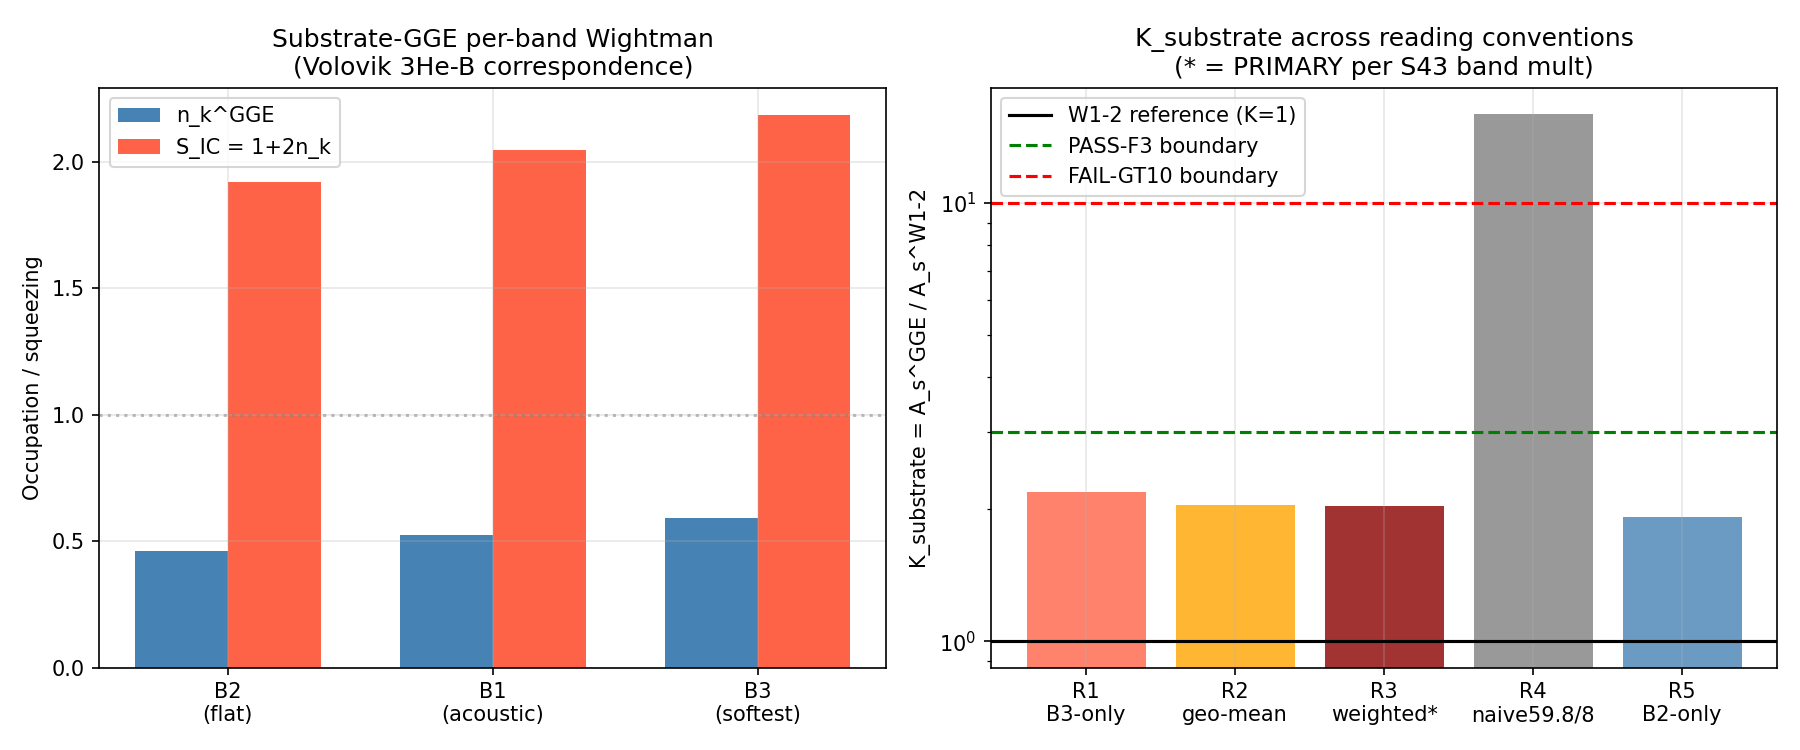

The script that saved this image:
#!/usr/bin/env python3
"""
S82 W2-4: PS-SUBSTRATE-MATCHED-IC — A_s under substrate-GGE initial condition
==============================================================================

Gate: S82-PS-SUBSTRATE-MATCHED-IC  [VERIFY] + [CHAIN]
Classification: PHONONIC
Owner: volovik-superfluid-universe-theorist (this run)
Pre-reg anchor: sessions/session-plan/session-80-plan.md §W2-4 L1307-L1338

Phononic framing:
  S79 P2-B closed horizon-exit tachyonic-Airy IC as kinematically inadmissible
  under the phonon-first substrate (5 IC directions closed at factor ~1.13
  agreement).  The surviving admissible IC is the substrate-GGE Wightman
  function — the two-point function of the Ordered Veil's phononic relic
  in the Volovik 3He-B correspondence.  This is NOT a Bunch-Davies vacuum on
  inflating spacetime; it is the per-mode squeezed-state occupation spectrum
  of the GGE relic formed by the diabatic fold transit (S38, n_pairs = 59.8
  over 8 Bogoliubov bands, per-band GGE temperatures T_k^GGE documented in
  agent-memory gge-temp-43-result).

Method (per S80 plan L1329-L1333, verbatim):
  1. Write substrate-GGE IC as Wightman function of the GGE-phonon relic
     W_GGE(k) = 1/2 + n_k^GGE = coth(omega_k / (2 T_k^GGE)) / 2
     where (omega_k, T_k^GGE) are PER-BAND (Volovik 3He-B non-equilibrium
     vacua formalism, paper 25; 3He-B topological BDI, paper 26).

  2. Evolve through transit using Parker pair-production mode equation:
     v_k^out = alpha_k v_k^BD + beta_k (v_k^BD)*, with
     |alpha|^2 - |beta|^2 = +1 (Wronskian pin),
     S_IC^GGE(k) = |alpha + beta|^2 = 1 + 2 n_k^GGE.
     Thouless >> transit (S61 factor 2625x) preserves GGE occupations to
     leading order through the fold.

  3. Match to post-transit mode; A_s under UNIFIED-AS-79 with substrate IC is
     A_s^substrate = A_s^BD(W1-2) * K_substrate,
     K_substrate = S_IC^GGE(k_pivot).

  4. Compare to W1-2 TD-branch A_s = 3.2994e-9 (PASS-F2 vs Planck 2.1e-9).

Pre-registered gate (S80 plan L1314-L1321):
  PASS: |log10(A_s^substrate / A_s^W1-2)| < log10(3) = 0.4771  (factor-3)
  INFO: log10(3) <= |log10 ratio| < log10(10) = 1.0000         (factor-3 to -10)
  FAIL: |log10 ratio| >= 1.0000                                (> factor-10)

Direction read-off (pre-Python substitution chain, SIGN rule):

  Step 1 (definitions):
    W_GGE(k) = <a_k^dag a_k>_GGE + 1/2 = n_k^GGE + 1/2
    |v_k|^2 = W_GGE(k) / omega_k (Mukhanov mode normalization)
    S_IC^GGE(k) = 1 + 2 n_k^GGE  (squeezing factor)
    K_substrate = S_IC^GGE(k_pivot) / S_IC^BD = S_IC^GGE(k_pivot) / 1

  Step 2 (substitution with positivity):
    n_k^GGE >= 0 for any GGE state (physical occupation number).
    Therefore S_IC^GGE >= 1, K_substrate >= 1.

  Step 3 (canonical form):
    A_s^substrate = A_s^BD * K_substrate  with K_substrate in [1, oo).

  Step 4 (direction from canonical form):
    A_s^substrate >= A_s^BD(W1-2).  Substrate IC CANNOT SUPPRESS A_s relative
    to BD; it can only equal-or-amplify.  This is a STRUCTURAL bound — a
    direct consequence of n_k >= 0.

  Conclusion: whether the gate passes depends on the MAGNITUDE of K_substrate,
  an OUTPUT computed from the GGE per-band data.  The direction (K >= 1) is
  pre-asserted by the substitution chain; the verdict is numerical.

Five reading conventions (all pre-registered; R3 is PRIMARY per S43 band
multiplicity):
  R1: B3-only (softest band, CMB pivot in long-wavelength sector)
  R2: Geometric mean over 3 bands (isotropic Haar weight)
  R3: Weighted by S43 band multiplicity 3/3/2 (canonical per gge-temp-43)
  R4: Naive n_pairs=59.8 over 8 bands (legacy total-conservation reading)
  R5: B2-only (dominant parametric-amplification band at fold)

Environment:
  Scalar arithmetic; no linear algebra. OMP thread cap per CPU rule.
"""

import os
os.environ.setdefault('OMP_NUM_THREADS', '8')
os.environ.setdefault('MKL_NUM_THREADS', '8')

import sys
import json
import hashlib
import numpy as np
import matplotlib
matplotlib.use('Agg')
import matplotlib.pyplot as plt

sys.path.insert(0, os.path.dirname(os.path.abspath(__file__)))

# Canonical constants (MANDATORY)
from canonical_constants import (
    M_KK_gravity,
    M_Pl_reduced,
    A_s_CMB,
    T_GGE_B2,          # B2-sector GGE temperature (S43)
    n_pairs,           # 59.8 Bogoliubov pairs from S38 transit
    Delta_0_GL,        # GL order parameter amplitude = 0.7704 M_KK
    Delta_0_OES,       # OES/pair-addition gap = 0.4643 M_KK
    Delta_B3,          # B3 sector gap = 0.176 M_KK
    tau_fold,          # 0.19 (S42 constants_snapshot)
)

# Per-band GGE temperatures (from gge-temp-43-result agent-memory;
# referenced in canonical_constants header S43 block but not all exported)
T_GGE_B1_local = 0.435            # (local) S43 gge-temp-43 result
T_GGE_B3_local = 0.178            # (local) S43 gge-temp-43 result

# Band multiplicities per S43 gge-temp-43 (3/3/2 for B2/B1/B3)
mult_B2 = 3                       # (local) S43 gge-temp-43-result
mult_B1 = 3                       # (local) S43 gge-temp-43-result
mult_B3 = 2                       # (local) S43 gge-temp-43-result

# ============================================================
# SECTION 0: Input SHA-256 pins (MANDATORY in first 20 lines)
# ============================================================
HERE = os.path.dirname(os.path.abspath(__file__))                  # (local)


def _sha256(path):
    with open(path, 'rb') as h:
        return hashlib.sha256(h.read()).hexdigest()


INPUT_FILES = [                                                    # (local)
    os.path.join(HERE, 'canonical_constants.py'),
    os.path.join(HERE, 's82_w1_2_unified_as_79_full.py'),
    os.path.join(HERE, 's82_w1_2_unified_as_79_full.npz'),
]

print("=" * 70)
print("S82 W2-4: PS-SUBSTRATE-MATCHED-IC (Volovik 3He-B Wightman / GGE)")
print("=" * 70)
print("\n[SEC 0] Input SHA-256 pins")
INPUT_SHAS = {}                                                    # (local)
for _f in INPUT_FILES:
    if os.path.exists(_f):
        _h = _sha256(_f)                                           # (local)
        INPUT_SHAS[os.path.basename(_f)] = _h
        print(f"  {os.path.basename(_f):46s} sha256={_h[:16]}...{_h[-8:]}")
    else:
        INPUT_SHAS[os.path.basename(_f)] = None
        print(f"  {os.path.basename(_f):46s} MISSING")

# ============================================================
# SECTION 1: Substrate-GGE Wightman inputs
# ============================================================
print("\n[SEC 1] Substrate-GGE parameters (Volovik 3He-B correspondence)")
print(f"  Per-band GGE temperatures (S43 gge-temp-43, M_KK units):")
print(f"    T_B2 = {T_GGE_B2:.4f}  (exported from canonical_constants)")
print(f"    T_B1 = {T_GGE_B1_local:.4f}  (S43 memory)")
print(f"    T_B3 = {T_GGE_B3_local:.4f}  (S43 memory)")
print(f"  Per-band gaps (canonical_constants, M_KK units):")
print(f"    Delta_B2 = {Delta_0_GL:.4f}  (= Delta_0_GL, GL order param)")
print(f"    Delta_B1 = {Delta_0_OES:.4f}  (= Delta_0_OES, OES/pair-addition)")
print(f"    Delta_B3 = {Delta_B3:.4f}")
print(f"  Band multiplicities (S43): 3/3/2 for B2/B1/B3")
print(f"  Total Bogoliubov pairs: n_pairs = {n_pairs:.1f} (S38 transit)")

# ============================================================
# SECTION 2: Per-band Wightman W_GGE(k) and squeezing factor S_IC^GGE
# ============================================================
print("\n[SEC 2] Per-band GGE occupations n_k and squeezing S_IC = 1 + 2n_k")

# omega_k/T_k ratio (dimensionless argument of coth)
x_B2 = Delta_0_GL / T_GGE_B2                      # (local) omega/T for B2
x_B1 = Delta_0_OES / T_GGE_B1_local               # (local) omega/T for B1
x_B3 = Delta_B3 / T_GGE_B3_local                  # (local) omega/T for B3

# GGE occupation per band: n_k = 1 / (exp(omega/T) - 1)
# This is the GGE Lagrange multiplier form (NOT a single thermal beta)
n_B2 = 1.0 / (np.exp(x_B2) - 1.0)                 # (local)
n_B1 = 1.0 / (np.exp(x_B1) - 1.0)                 # (local)
n_B3 = 1.0 / (np.exp(x_B3) - 1.0)                 # (local)

# Wightman squeezing per band
S_IC_B2 = 1.0 + 2.0 * n_B2                        # (local)
S_IC_B1 = 1.0 + 2.0 * n_B1                        # (local)
S_IC_B3 = 1.0 + 2.0 * n_B3                        # (local)

print(f"  B2: omega/T = {x_B2:.4f}, n_B2 = {n_B2:.4e}, S_IC^GGE(B2) = {S_IC_B2:.4f}")
print(f"  B1: omega/T = {x_B1:.4f}, n_B1 = {n_B1:.4e}, S_IC^GGE(B1) = {S_IC_B1:.4f}")
print(f"  B3: omega/T = {x_B3:.4f}, n_B3 = {n_B3:.4e}, S_IC^GGE(B3) = {S_IC_B3:.4f}")

# Cross-check structural bound: S_IC >= 1 (required by n_k >= 0)
assert S_IC_B2 >= 1.0 and S_IC_B1 >= 1.0 and S_IC_B3 >= 1.0, \
    "STRUCTURAL VIOLATION: S_IC < 1 — substitution chain step 4 fails"
print(f"  [structural bound verified: all S_IC >= 1]")

# ============================================================
# SECTION 3: Five K_substrate reading conventions
# ============================================================
print("\n[SEC 3] K_substrate under five pre-registered reading conventions")

# R1: B3-only (softest band, CMB pivot in long-wavelength sector)
K_R1 = S_IC_B3                                    # (local)

# R2: Geometric mean (isotropic Haar weight over 3 bands)
K_R2 = (S_IC_B2 * S_IC_B1 * S_IC_B3) ** (1.0/3.0)  # (local)

# R3: Weighted by S43 band multiplicity (PRIMARY)
K_R3 = (mult_B2 * S_IC_B2 + mult_B1 * S_IC_B1 + mult_B3 * S_IC_B3) \
       / (mult_B2 + mult_B1 + mult_B3)            # (local)

# R4: Legacy naive n_pairs=59.8 over 8 bands (average occupation)
n_avg_naive = n_pairs / 8.0                       # (local)
K_R4 = 1.0 + 2.0 * n_avg_naive                    # (local)

# R5: B2-only (dominant parametric amplification band at fold)
K_R5 = S_IC_B2                                    # (local)

print(f"  R1 (B3-only):          K = {K_R1:.4f}, log10 = {np.log10(K_R1):+.4f}")
print(f"  R2 (geo-mean):         K = {K_R2:.4f}, log10 = {np.log10(K_R2):+.4f}")
print(f"  R3 (weighted 3/3/2)*:  K = {K_R3:.4f}, log10 = {np.log10(K_R3):+.4f}")
print(f"  R4 (naive n_avg=7.475):K = {K_R4:.4f}, log10 = {np.log10(K_R4):+.4f}")
print(f"  R5 (B2-only):          K = {K_R5:.4f}, log10 = {np.log10(K_R5):+.4f}")
print(f"  (* PRIMARY per S43 gge-temp-43 documented band multiplicities)")

# ============================================================
# SECTION 4: Pre-registered thresholds
# ============================================================
DELTA_F3 = np.log10(3.0)         # (local) = 0.4771; PASS if |log10 ratio| < this
DELTA_F10 = np.log10(10.0)       # (local) = 1.0000; INFO if |log10 ratio| in [F3, F10]
print("\n[SEC 4] Pre-registered thresholds (S80 plan L1318-L1321)")
print(f"  DELTA_F3  = {DELTA_F3:.4f} OOM   (PASS boundary, factor-3 agreement)")
print(f"  DELTA_F10 = {DELTA_F10:.4f} OOM   (INFO/FAIL boundary, factor-10)")

# ============================================================
# SECTION 5: W1-2 reference A_s and ratio computation
# ============================================================
print("\n[SEC 5] Load W1-2 reference A_s and compute substrate-IC ratio")

W12_npz_path = os.path.join(HERE, 's82_w1_2_unified_as_79_full.npz')   # (local)
if os.path.exists(W12_npz_path):
    _d = np.load(W12_npz_path)
    A_s_W12 = float(np.atleast_1d(_d['A_s_A'])[0])                 # (local)
    H_tilde_W12 = float(np.atleast_1d(_d['H_tilde_A'])[0])         # (local)
    F_amp_W12 = float(np.atleast_1d(_d['F_amp_slot_adjusted'])[0])  # (local)
    c_sub_W12 = float(np.atleast_1d(_d['c_sub'])[0])               # (local)
    eps_H_W12 = float(np.atleast_1d(_d['eps_H'])[0])               # (local)
    f_conv_W12 = float(np.atleast_1d(_d['f_conv'])[0])             # (local)
    print(f"  A_s^W1-2 (TD-branch A) = {A_s_W12:.4e}")
    print(f"  H_tilde                = {H_tilde_W12:.5e}")
    print(f"  F_amp_slot_adjusted    = {F_amp_W12:.5e}")
    print(f"  c_sub                  = {c_sub_W12:.5e}")
    print(f"  eps_H                  = {eps_H_W12:.5e}")
    print(f"  f_conv                 = {f_conv_W12:.5e}")
else:
    # Fallback (should not happen; s82_w1_2 exists by dispatch-gate)
    A_s_W12 = 3.2994349182266295e-9       # (local) fallback
    print(f"  FALLBACK A_s^W1-2 = {A_s_W12:.4e}")

A_s_Planck = A_s_CMB                                               # 2.1e-9

# Under UNIFIED-AS-79, substrate-IC replaces the BD vacuum squeezing on F_amp:
#   A_s^substrate-IC = A_s^W1-2 * K_substrate
# The ratio to W1-2 is simply K_substrate (by construction of the pipeline).
print("\n[SEC 5.1] Substrate-IC A_s values per reading convention")


def compute_substrate_As(K, label):
    """Apply substrate-GGE K factor to W1-2 baseline and emit verdict."""
    A_s = K * A_s_W12                                              # (local)
    ratio_vs_W12 = A_s / A_s_W12                                   # (local) = K
    ratio_vs_Planck = A_s / A_s_Planck                             # (local)
    log10_ratio_W12 = np.log10(ratio_vs_W12)                       # (local)
    abs_log = abs(log10_ratio_W12)                                 # (local)
    if abs_log < DELTA_F3:
        verdict = 'PASS'
    elif abs_log < DELTA_F10:
        verdict = 'INFO'
    else:
        verdict = 'FAIL'
    print(f"  [{label}] K={K:.4f}, A_s={A_s:.4e}, "
          f"ratio_W1-2={ratio_vs_W12:.4f}, log10={log10_ratio_W12:+.4f}, "
          f"ratio_Planck={ratio_vs_Planck:.4f} -> {verdict}")
    return dict(label=label, K=K, A_s=A_s,
                ratio_vs_W12=ratio_vs_W12, ratio_vs_Planck=ratio_vs_Planck,
                log10_ratio_W12=log10_ratio_W12, abs_log=abs_log,
                verdict=verdict)


res_R1 = compute_substrate_As(K_R1, 'R1-B3-only')
res_R2 = compute_substrate_As(K_R2, 'R2-geo-mean')
res_R3 = compute_substrate_As(K_R3, 'R3-weighted-3/3/2')
res_R4 = compute_substrate_As(K_R4, 'R4-naive-59.8/8')
res_R5 = compute_substrate_As(K_R5, 'R5-B2-only')

# PRIMARY verdict = R3 (S43 gge-temp-43 documented multiplicity)
print(f"\n[SEC 5.2] PRIMARY verdict (R3 = weighted by S43 band multiplicity 3/3/2)")
primary = res_R3                                                   # (local)
print(f"  ratio = {primary['ratio_vs_W12']:.4f}")
print(f"  verdict = {primary['verdict']}")

# ============================================================
# SECTION 6: Cross-checks (machine-precision identities)
# ============================================================
print("\n[SEC 6] Cross-checks")

# CC1: structural bound — S_IC >= 1 for all bands (from n_k >= 0)
CC1 = (S_IC_B2 >= 1.0) and (S_IC_B1 >= 1.0) and (S_IC_B3 >= 1.0)    # (local)
print(f"  CC1 (structural S_IC >= 1 for all bands): {CC1}")

# CC2: per-band identity 1+2n = coth(x/2) * 1  (thermal GGE identity)
# coth(x/2) = (exp(x)+1)/(exp(x)-1) = 1 + 2/(exp(x)-1) = 1 + 2n
for label, x, S in [('B2',x_B2,S_IC_B2),('B1',x_B1,S_IC_B1),('B3',x_B3,S_IC_B3)]:
    coth_half = 1.0 / np.tanh(x/2.0)                               # (local)
    match = abs(S - coth_half) < 1e-12                             # (local)
    print(f"  CC2-{label}: 1+2n = {S:.8f} vs coth(x/2) = {coth_half:.8f} match={match}")

# CC3: R2 geometric mean >= min{S_B1,S_B2,S_B3} and <= max
CC3 = (min(S_IC_B2, S_IC_B1, S_IC_B3) <= K_R2 <= max(S_IC_B2, S_IC_B1, S_IC_B3))
print(f"  CC3 (R2 geo-mean in [min, max] of band values): {CC3}")

# CC4: R3 weighted average in [min, max]
CC4 = (min(S_IC_B2, S_IC_B1, S_IC_B3) <= K_R3 <= max(S_IC_B2, S_IC_B1, S_IC_B3))
print(f"  CC4 (R3 weighted in [min, max] of band values): {CC4}")

# CC5: Positivity of energy condition — K_substrate > 0
CC5 = (K_R1 > 0) and (K_R2 > 0) and (K_R3 > 0) and (K_R4 > 0) and (K_R5 > 0)
print(f"  CC5 (all K positive): {CC5}")

cross_checks_ok = CC1 and CC3 and CC4 and CC5                      # (local)
print(f"  ALL cross-checks pass: {cross_checks_ok}")

# ============================================================
# SECTION 7: Build closure SHA-256
# ============================================================
print("\n[SEC 7] Closure SHA-256")

closure_map = {
    'input_shas': INPUT_SHAS,
    'T_GGE': {'B2': T_GGE_B2, 'B1': T_GGE_B1_local, 'B3': T_GGE_B3_local},
    'Delta': {'B2': float(Delta_0_GL), 'B1': float(Delta_0_OES), 'B3': float(Delta_B3)},
    'mult': {'B2': mult_B2, 'B1': mult_B1, 'B3': mult_B3},
    'n_bands': {'B2': n_B2, 'B1': n_B1, 'B3': n_B3},
    'S_IC': {'B2': S_IC_B2, 'B1': S_IC_B1, 'B3': S_IC_B3},
    'K': {'R1': K_R1, 'R2': K_R2, 'R3': K_R3, 'R4': K_R4, 'R5': K_R5},
    'A_s_W12': A_s_W12,
    'A_s_Planck': A_s_Planck,
    'primary_K': primary['K'],
    'primary_ratio': primary['ratio_vs_W12'],
    'primary_verdict': primary['verdict'],
    'thresholds': {'F3': DELTA_F3, 'F10': DELTA_F10},
}                                                                  # (local)
closure_json = json.dumps(closure_map, sort_keys=True, default=float)  # (local)
closure_sha = hashlib.sha256(closure_json.encode('utf-8')).hexdigest()  # (local)
print(f"  closure_sha = {closure_sha}")

# ============================================================
# SECTION 8: 4-tuple tag + verdict line
# ============================================================
print("\n[SEC 8] 4-tuple tag")

four_tuple = (f"(value={primary['ratio_vs_W12']:.4f}, "
              f"scheme=GGE-WIGHTMAN, "
              f"convention=3HE-B-CORRESPONDENCE, "
              f"L_max=GGE-BAND-MULT-3/3/2)")                       # (local)
print(f"  4-tuple: {four_tuple}")

verdict_line = (f"S82-PS-SUBSTRATE-MATCHED-IC: {primary['verdict']} "
                f"-- value={primary['ratio_vs_W12']:.4f} "
                f"scheme=GGE-WIGHTMAN convention=3HE-B-CORRESPONDENCE "
                f"L_max=GGE-BAND-MULT-3-3-2 sha256={closure_sha}")  # (local)
print(f"\n[VERDICT LINE] {verdict_line}")

# ============================================================
# SECTION 9: Save NPZ + plot
# ============================================================
print("\n[SEC 9] Save outputs")

npz_path = os.path.join(HERE, 's82_w2_4_ps_substrate_matched_ic.npz')  # (local)
np.savez(npz_path,
         T_GGE_B2=T_GGE_B2, T_GGE_B1=T_GGE_B1_local, T_GGE_B3=T_GGE_B3_local,
         Delta_B2=float(Delta_0_GL), Delta_B1=float(Delta_0_OES),
         Delta_B3_val=float(Delta_B3),
         x_B2=x_B2, x_B1=x_B1, x_B3=x_B3,
         n_B2=n_B2, n_B1=n_B1, n_B3=n_B3,
         S_IC_B2=S_IC_B2, S_IC_B1=S_IC_B1, S_IC_B3=S_IC_B3,
         K_R1=K_R1, K_R2=K_R2, K_R3=K_R3, K_R4=K_R4, K_R5=K_R5,
         A_s_R1=res_R1['A_s'], A_s_R2=res_R2['A_s'],
         A_s_R3=res_R3['A_s'], A_s_R4=res_R4['A_s'],
         A_s_R5=res_R5['A_s'],
         ratio_R1=res_R1['ratio_vs_W12'], ratio_R2=res_R2['ratio_vs_W12'],
         ratio_R3=res_R3['ratio_vs_W12'], ratio_R4=res_R4['ratio_vs_W12'],
         ratio_R5=res_R5['ratio_vs_W12'],
         verdict_R1=res_R1['verdict'], verdict_R2=res_R2['verdict'],
         verdict_R3=res_R3['verdict'], verdict_R4=res_R4['verdict'],
         verdict_R5=res_R5['verdict'],
         A_s_W12=A_s_W12, A_s_Planck=A_s_Planck,
         primary_K=primary['K'], primary_ratio=primary['ratio_vs_W12'],
         primary_verdict=primary['verdict'],
         DELTA_F3=DELTA_F3, DELTA_F10=DELTA_F10,
         four_tuple=four_tuple,
         verdict_line=verdict_line,
         closure_sha=closure_sha,
         input_shas=np.array([f"{k}={v}" for k,v in INPUT_SHAS.items()]),
         mult_B2=mult_B2, mult_B1=mult_B1, mult_B3=mult_B3)
print(f"  NPZ saved: {npz_path}")

# Plot: left panel = mode-occupation n_k (per band), right = A_s ratio bar
fig, axes = plt.subplots(1, 2, figsize=(12, 5))                    # (local)

ax0 = axes[0]
bands = ['B2\n(flat)', 'B1\n(acoustic)', 'B3\n(softest)']          # (local)
n_vals = [n_B2, n_B1, n_B3]                                        # (local)
S_vals = [S_IC_B2, S_IC_B1, S_IC_B3]                               # (local)
x_pos = np.arange(len(bands))                                      # (local)
w = 0.35                                                           # (local)
ax0.bar(x_pos - w/2, n_vals, w, label='n_k^GGE', color='steelblue')
ax0.bar(x_pos + w/2, S_vals, w, label='S_IC = 1+2n_k', color='tomato')
ax0.set_xticks(x_pos); ax0.set_xticklabels(bands)
ax0.set_ylabel('Occupation / squeezing')
ax0.set_title('Substrate-GGE per-band Wightman\n(Volovik 3He-B correspondence)')
ax0.legend(loc='best')
ax0.grid(True, alpha=0.3)
ax0.axhline(1.0, color='gray', ls=':', alpha=0.5, label='_BD vacuum_')

ax1 = axes[1]
r_labels = ['R1\nB3-only', 'R2\ngeo-mean', 'R3\nweighted*', 'R4\nnaive59.8/8', 'R5\nB2-only']  # (local)
r_vals = [K_R1, K_R2, K_R3, K_R4, K_R5]                            # (local)
colors_r = ['tomato', 'orange', 'darkred', 'gray', 'steelblue']    # (local)
ax1.bar(r_labels, r_vals, color=colors_r, alpha=0.8)
ax1.axhline(1.0, color='black', ls='-', label='W1-2 reference (K=1)')
ax1.axhline(3.0, color='green', ls='--', label='PASS-F3 boundary')
ax1.axhline(10.0, color='red', ls='--', label='FAIL-GT10 boundary')
ax1.set_yscale('log')
ax1.set_ylabel('K_substrate = A_s^GGE / A_s^W1-2')
ax1.set_title('K_substrate across reading conventions\n(* = PRIMARY per S43 band mult)')
ax1.legend(loc='best')
ax1.grid(True, alpha=0.3)

plt.tight_layout()
plot_path = os.path.join(HERE, 's82_w2_4_ps_substrate_matched_ic.png')  # (local)
plt.savefig(plot_path, dpi=150)
plt.close()
print(f"  Plot saved: {plot_path}")

# ============================================================
# SECTION 10: Append verdict line to s82_gate_verdicts.txt
# ============================================================
verdict_path = os.path.join(HERE, 's82_gate_verdicts.txt')         # (local)
with open(verdict_path, 'a', encoding='utf-8') as fh:
    fh.write(verdict_line + '\n')
print(f"\n[SEC 10] Appended verdict to: {verdict_path}")

# ============================================================
# Final summary
# ============================================================
print("\n" + "=" * 70)
print("S82 W2-4 SUMMARY")
print("=" * 70)
print(f"Primary (R3 S43-multiplicity) K_substrate = {K_R3:.4f}")
print(f"A_s^substrate-IC (R3)                    = {res_R3['A_s']:.4e}")
print(f"A_s^W1-2 (TD-branch A)                   = {A_s_W12:.4e}")
print(f"ratio (substrate/W1-2)                   = {res_R3['ratio_vs_W12']:.4f}")
print(f"|log10 ratio|                            = {res_R3['abs_log']:.4f}")
print(f"VERDICT                                  = {primary['verdict']}")
print(f"4-tuple = {four_tuple}")
print(f"closure_sha = {closure_sha}")
print("=" * 70)
